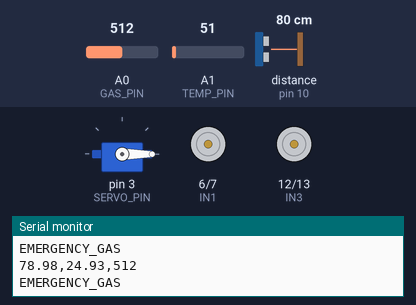
This sketch was run on a simulated Arduino Uno, built with avr-gcc and run on an emulated ATmega328P. Shown: servo, motor-driver pin pairs drawn as motors (green arrow = first pin HIGH = forward, orange = second pin HIGH = backward, longer = more drive, scaled by the enable pin), the last lines printed to the serial monitor. Wiring (inferred from the names in the program): ultrasonic range finder: trigger pin 9; echo pin 10. Inputs (shaded band) come from the test bench; at power-on: A0 (GAS_PIN) = 512, distance to the obstacle (sensor on pin 10) 80 cm, A1 (TEMP_PIN) = 51. The echo pulse lasts 58.3 µs per cm.

Above: at 1.8 s.
1.9 s: A0 (GAS_PIN) set to 414
3.4 s: A0 (GAS_PIN) set to 390
At 5.2 s:
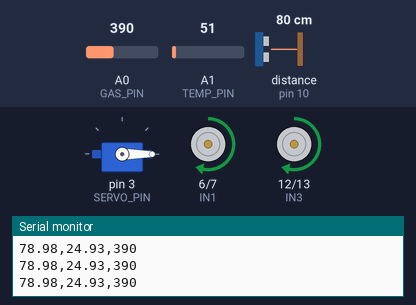
5.5 s: distance to the obstacle (sensor on pin 10) set to 23 cm
7.0 s: distance to the obstacle (sensor on pin 10) set to 19 cm
At 7.4 s:
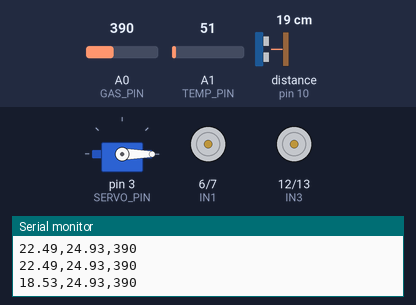
8.5 s: distance to the obstacle (sensor on pin 10) set to 35 cm
At 10.2 s:
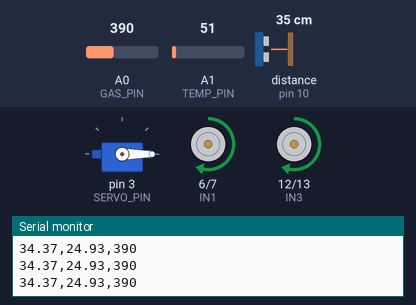
10.5 s: distance to the obstacle (sensor on pin 10) set to 2 cm
At 11.8 s:
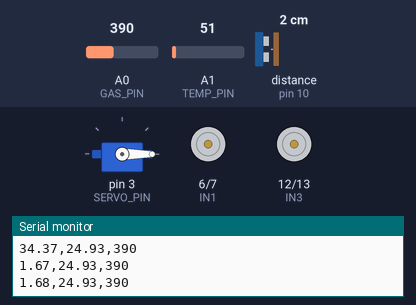
Timing chart, 0 to 13.0 s (numbered marks = the images above; inputs shaded):
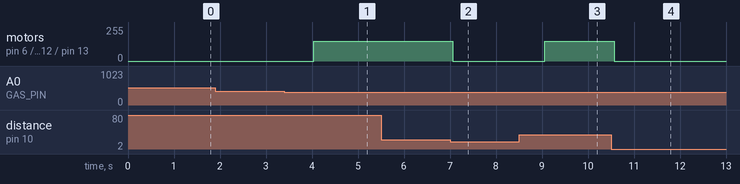

Measured:
- the behaviour switches between 401 and 400 on A0 (GAS_PIN) (found by bisection; images 0 and 1)
- the behaviour switches between 21 and 20 cm on distance to the obstacle (sensor on pin 10) (found by bisection; images 1 and 2)
- after the input at 3.4 s, motor on pin 6 (IN1) / pin 7 (IN2), motor on pin 12 (IN3) / pin 13 (IN4): stopped → forward 150/255 after 0.63 s
- after the input at 7.0 s, motor on pin 6 (IN1) / pin 7 (IN2), motor on pin 12 (IN3) / pin 13 (IN4): forward 150/255 → stopped after 0.06 s
- after the input at 8.5 s, motor on pin 6 (IN1) / pin 7 (IN2), motor on pin 12 (IN3) / pin 13 (IN4): stopped → forward 150/255 after 0.56 s
- after the input at 10.5 s, motor on pin 6 (IN1) / pin 7 (IN2), motor on pin 12 (IN3) / pin 13 (IN4): forward 150/255 → stopped after 0.07 s

The sketch:

robot_controller.ino
```cpp
#include <Servo.h>

// ─── Pin Definitions ─────────────────────────────
#define TRIG_PIN 9
#define ECHO_PIN 10
#define GAS_PIN A0
#define TEMP_PIN A1

#define ENA 5
#define IN1 6
#define IN2 7
#define ENB 11
#define IN3 12
#define IN4 13

#define SERVO_PIN 3

Servo rescueServo;

// ─── Setup ───────────────────────────────────────
void setup() {
  Serial.begin(9600);

  pinMode(TRIG_PIN, OUTPUT);
  pinMode(ECHO_PIN, INPUT);

  pinMode(GAS_PIN, INPUT);
  pinMode(TEMP_PIN, INPUT);

  pinMode(ENA, OUTPUT);
  pinMode(IN1, OUTPUT);
  pinMode(IN2, OUTPUT);

  pinMode(ENB, OUTPUT);
  pinMode(IN3, OUTPUT);
  pinMode(IN4, OUTPUT);

  rescueServo.attach(SERVO_PIN);
  rescueServo.write(0);
}

// ─── Functions ───────────────────────────────────

// Ultrasonic distance
float getDistance() {
  digitalWrite(TRIG_PIN, LOW);
  delayMicroseconds(2);

  digitalWrite(TRIG_PIN, HIGH);
  delayMicroseconds(10);
  digitalWrite(TRIG_PIN, LOW);

  long duration = pulseIn(ECHO_PIN, HIGH);
  float distance = duration * 0.034 / 2;
  return distance;
}

// Temperature (LM35 basic)
float getTemperature() {
  int val = analogRead(TEMP_PIN);
  float voltage = val * (5.0 / 1023.0);
  float temp = voltage * 100;
  return temp;
}

// Gas level
int getGasLevel() {
  return analogRead(GAS_PIN);
}

// Motor controls
void moveForward() {
  digitalWrite(IN1, HIGH);
  digitalWrite(IN2, LOW);
  digitalWrite(IN3, HIGH);
  digitalWrite(IN4, LOW);
  analogWrite(ENA, 150);
  analogWrite(ENB, 150);
}

void stopMotors() {
  digitalWrite(IN1, LOW);
  digitalWrite(IN2, LOW);
  digitalWrite(IN3, LOW);
  digitalWrite(IN4, LOW);
}

// Rescue arm
void rescueAction() {
  rescueServo.write(90);
  delay(1000);
  rescueServo.write(0);
}

// ─── Loop ────────────────────────────────────────
void loop() {
  float distance = getDistance();
  float temp = getTemperature();
  int gas = getGasLevel();

  // Send data to Python (Serial)
  Serial.print(distance);
  Serial.print(",");
  Serial.print(temp);
  Serial.print(",");
  Serial.println(gas);

  // Emergency condition
  if (gas > 400) {
    stopMotors();
    Serial.println("EMERGENCY_GAS");
    delay(1000);
    return;
  }

  // Obstacle avoidance
  if (distance < 20) {
    stopMotors();
    delay(500);
  } else {
    moveForward();
  }

  // Victim detection
  if (temp > 35 && temp < 40) {
    stopMotors();
    Serial.println("VICTIM_DETECTED");
    rescueAction();
  }

  delay(500);
}
```
